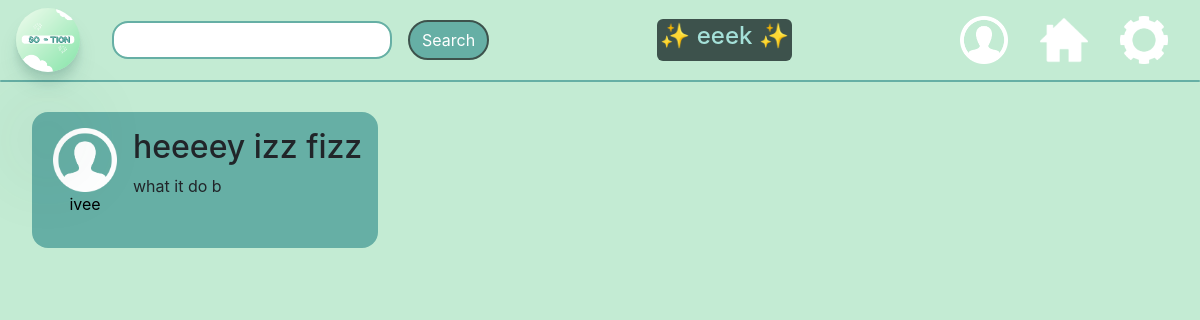
The page /clickedpost/4 (signed in) on the database its author committed.
### app.py (models this page shows, shortened)
class User(UserMixin, db.Model):
    id = db.Column(db.Integer, primary_key=True)
    email = db.Column(db.String(75), unique=True)
    username = db.Column(db.String(30), unique=True)
    password_hash = db.Column(db.String())
    is_authenticated = db.Column(db.Boolean, default=False)
    pfp_placement = db.Column(db.String(), default="center")
    bio_placement = db.Column(db.String(), default="center")
    post_placement = db.Column(db.String(), default="center")
    bio = db.Column(db.String(), default="BIO HERE")
    darkMode = db.Column(db.Boolean, default = True)

class Post(db.Model):
    id = db.Column(db.Integer, primary_key=True)
    user_id = db.Column(db.Integer, unique=False)
    post_title = db.Column(db.String(300), unique=False)
    post_content = db.Column(db.String(2800), unique=False)
    profile_pic = db.Column(db.Boolean, default=False)
    post_username = db.Column(db.String(30))

### app.py (the view)
@app.route('/clickedpost/<id>', methods=["GET"])
@login_required
def clickedpost(id):
    form1 = SearchForm()
    postz = Post.query.filter_by(id = id).first()
    post_user = User.query.filter_by(id=postz.user_id).first()
    return render_template('clickedpost.html', form1=form1, username = current_user.username, postz = postz, post_user=post_user)

### app.py
class SearchForm(FlaskForm):
    searchword = StringField("searchword",validators=[InputRequired(), Length(min=4,max=15)])

### app.py (called while the page is built)
@login_manager.user_loader
def user_loader(user_id):
    return User.query.filter_by(id=user_id).first()

### templates/clickedpost.html (shortened to what this page needs)
{% extends "base.html" %}
{% block content %}
<link rel="stylesheet" href="styles/homefeed.css">
<div class="post">
  <div class="content">
    <a href="{{url_for('searchprofile', username=post_user.username)}}">
      <div class="pic-and-username">
        <img class="profile-icon" src="../images/profile-icon.png" alt="Profile picture">
        <p style="text-align: center;" class="username">{{ post_user.username }}</p>
      </div>
    </a>
    <div class="content-and-comments">
      <h2> {{ postz.post_title }}</h2>
      <p> {{ postz.post_content }}</p>
    </div>
  </div>
</div>
{% endblock content %}

### templates/base.html (shortened to what this page needs)
<!doctype html>
<html lang="en">
<head>
    <link rel="stylesheet" href="https://stackpath.bootstrapcdn.com/bootstrap/4.3.1/css/bootstrap.min.css"
>
    <link rel="stylesheet" href="../styles/homefeed.css">
</head>
<body>
    <nav class="fixed-top">
        <div class="navbar fixed-top nav">
            <div id="logo-and-search">
                <a href="{{ url_for('homefeed') }}">
                    <img class="navbar-logo" src="../images/So-tion-logo-pic.png" href="#" alt="So-tion logo" />
                </a>
                <form action="/search" method="POST">
                    {{ form1.searchword(class_="form-control") }}
                    <button type="submit" class="search-button btn btn-primary">Search</button>
                </form>
            </div>
            <div id='username-block'>
                <h4 id="username-text">&#x2728; {{username}} &#x2728;</h4>
            </div>
            <div id="right-navbar-images">
                <a href="{{ url_for('profile') }}">
                    <img class="profile-icon-navbar" src="../images/profile-icon.png" alt="profile icon button" /></a>
                <a href="{{ url_for('homefeed') }}">
                    <img class="home-navbar" src="../images/home.jpg" href="{{ url_for('homefeed') }}"
                        alt="Home button" /></a>
                <a href="{{ url_for('settings') }}">
                    <img class="gear-navbar" src="../images/gear.png" href="#" alt="Gear button" /></a>
            </div>
        </div>
        <div class="navbar-divider nav"></div>
    </nav>
    {% block content %}
    {% endblock %}
</body>
</html>

### static/styles/homefeed.css (style rules this page uses)
body { background-color: #c3ebd3; }
.navbar-logo { width: 4em; height: 4em; border-radius: 3em; border-width: 3em; box-shadow: 0 2.8px 2.2px rgba(24, 80, 72, 0.034), 0 6.7px 5.3px rgba(36, 110, 101, 0.048), 0 120.5px 179px rgba(33, 83, 77, 0.06), 0 12.3px 7.9px rgba(38, 83, 77, 0.072), 0 14.8px 20.4px rgba(25, 90, 81, 0.086), 0 100px 80px rgba(42, 90, 84, 0.12); }
.home-navbar, .gear-navbar, .profile-icon-navbar { width: 3em; height: 3em; position:relative; display: flex; justify-content: right; }
#logo-and-search { display: flex; justify-content: left; column-gap: 2em; }
#right-navbar-images { display: flex; justify-content: right; column-gap: 2em; margin-right: 1em; align-items: center; }
.navbar { display: flex; justify-content: space-between; position: fixed; }
.navbar-divider { height: 2px; background-color: #66afa5; margin-top: 5em; margin-bottom: 1em; border-radius: 5em; }
.post { display:flex; flex-direction: row; column-gap: 1em; border-width: 3em; padding: 2em; border-radius: 2px; border-color:black; }
.post:first-of-type { margin-top: 5em; }
.profile-icon { height:4em; width:4em; }
.fixed-top { position:fixed; background-color: #c3ebd3; }
.pic-and-username { display:flex; flex-direction: column; margin-right: 1em; margin-left: 5px; }
.content { display:flex; flex-direction: row; background-color: #66afa5; border-radius: 1em; padding: 1em; }
#username-block { background-color: #3D524c; padding: 3px; border-radius: 6px; color:#a5e1d9; }
.search-button { background-color: #66afa5; border:solid; border-width: 2px; border-color: #3D524c; border-radius: 35px; color:white; }
form { display: flex; align-items: center; column-gap: 1em; }
.form-control { border-radius: 1em; padding-left: 1em; border-color: #66afa5; border-width: 2px; }
a { text-decoration: none; color: black; }

### rows shown on the page
User: username "eeek"
User: username "ivee"
Post: post_title "heeeey izz fizz", post_content "what it do b"
